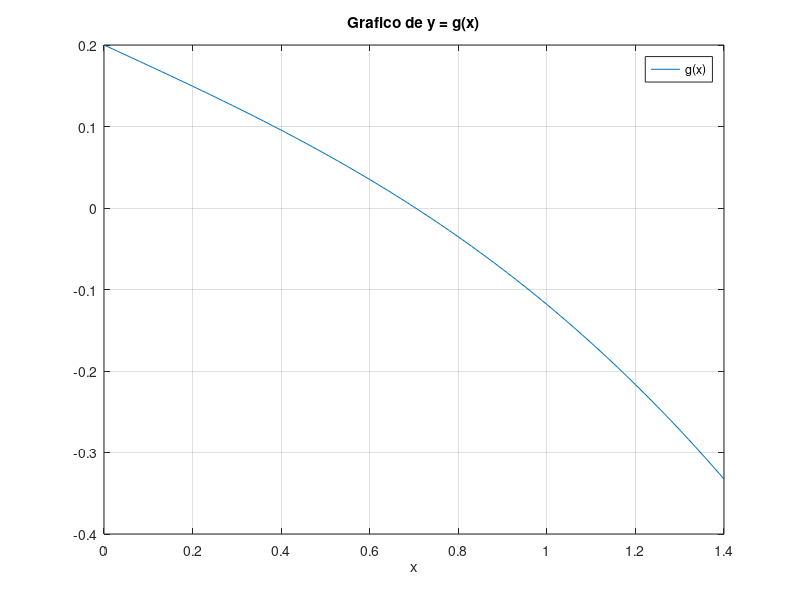
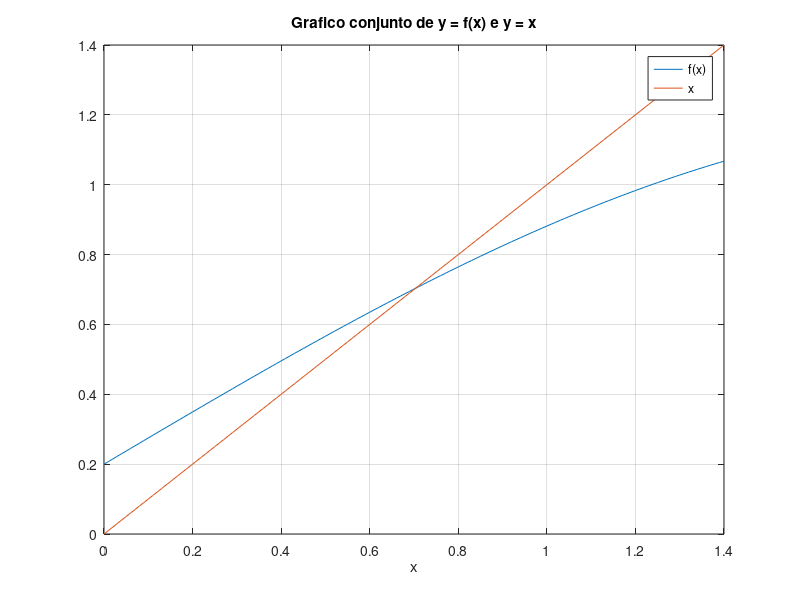
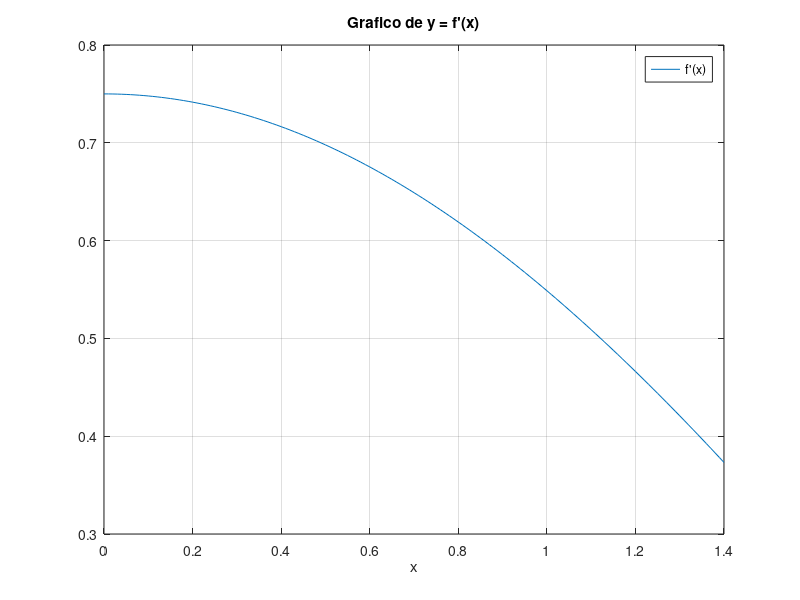

Write MATLAB code to recreate these figures, in order.
% ficheiro efa20_1.m
%
% v2020-11-07
% Diogo Antao

x=0:0.01:1.4;

figure(1);
y1=0.2-x+sin(0.75*x);
plot(x,y1,";g(x);");
title("Grafico de y = g(x)");
grid;
xlabel("x");

figure(2);
y2_1=0.2+sin(0.75*x);
y2_2=x;
plot(x,y2_1,";f(x);");
hold on;
plot(x,y2_2,";x;");
hold off;
title("Grafico conjunto de y = f(x) e y = x");
grid;
xlabel("x");

figure(3);
y3=0.75*cos(0.75*x);
plot(x,y3,";f'(x);");
title("Grafico de y = f'(x)");
grid;
xlabel("x");

% EOF